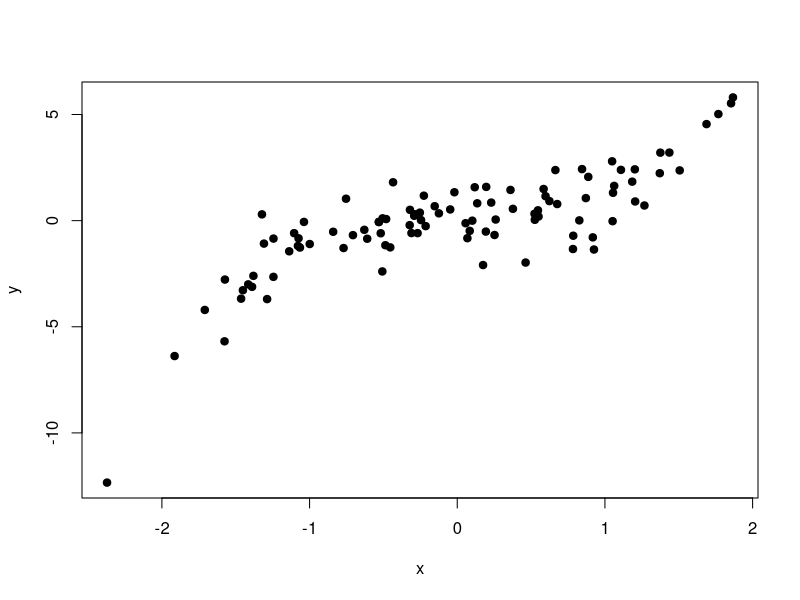
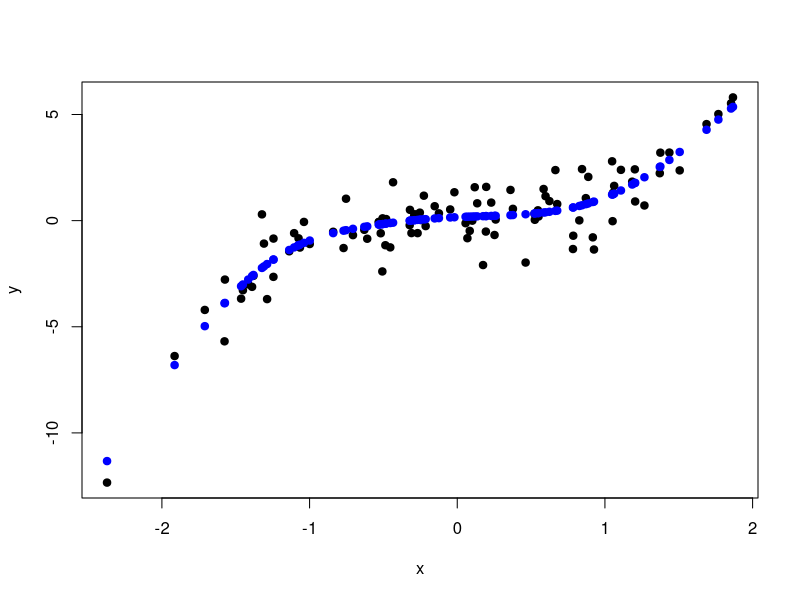
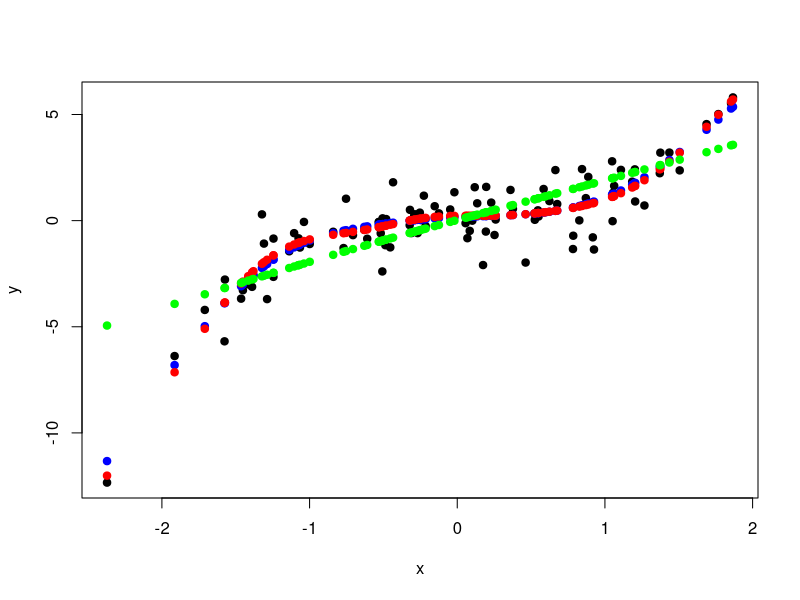

Generate these figures, in order, with R:
## ---- chunk 1
library(mgcv)
set.seed(1324); x = rnorm(100); y = x^3 + rnorm(100)
plot(x,y,pch=19)
## ---- chunk 2
g1 = gam(y ~ s(x))
plot(x,y,pch=19); points(x,g1$fitted,col="blue",pch=19)
## ---- chunk 3
g2 = gam(y ~ s(x),sp=0); g3 = gam(y ~ s(x),sp=15)
plot(x,y,pch=19); points(x,g1$fitted,col="blue",pch=19);
points(x,g2$fitted,col="red",pch=19); points(x,g3$fitted,col="green",pch=19)
## ---- chunk 4
library(rpart); data(kyphosis); kyphosis$present = (kyphosis$Kyphosis == "present")
head(kyphosis)
## ---- chunk 5
glm1 = glm(present ~ Age + Number + Start, data = kyphosis,family="binomial")
summary(glm1)
## ---- chunk 6
library(mgcv)
gam1 = gam(present~s(Age)  + s(Number,k=3) +  s(Start), data = kyphosis,family="binomial")
summary(gam1)
